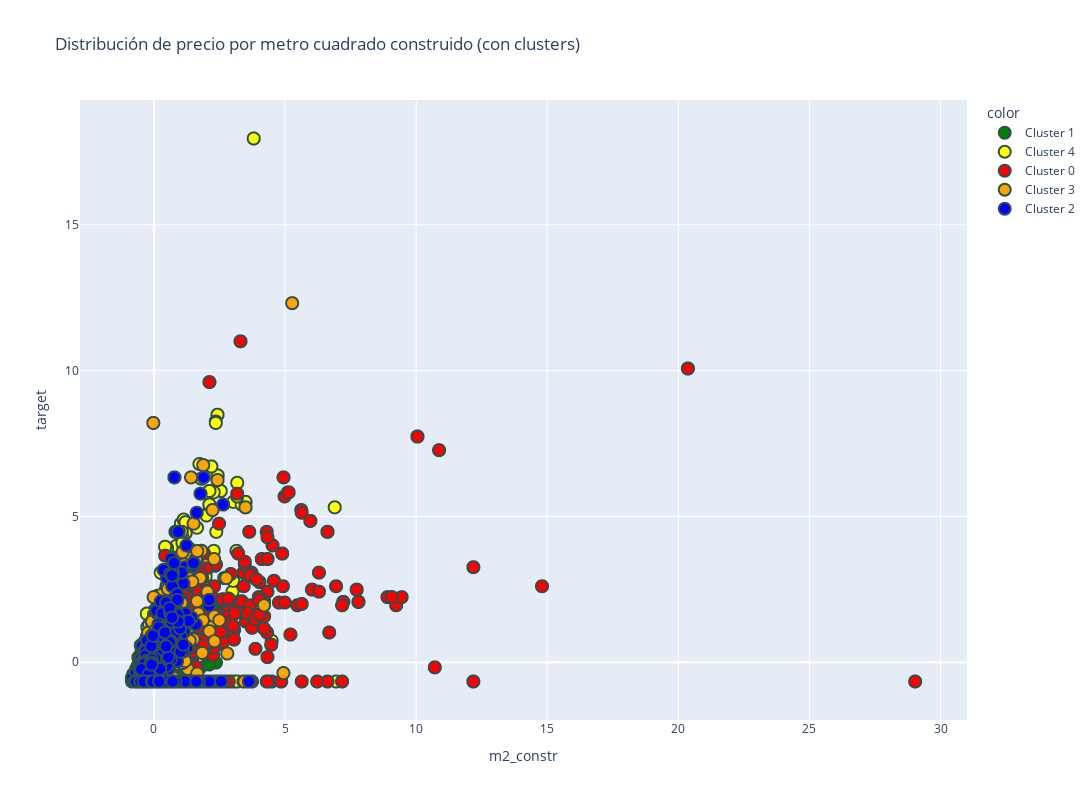

The notebook cell saved with this chart:
### Code cell
k = 5

kmeans = KMeans(n_clusters=k, random_state=42, init="random", n_init="auto")

kmeans.fit(df)

preds = kmeans.predict(df)

cluster_labels = [f"Cluster {p}" for p in preds]
color_map = {"Cluster 0": "red", "Cluster 1": "green", "Cluster 2": "blue", "Cluster 3": "orange", "Cluster 4": "yellow"}

plot_clusters(
    data_frame=df,
    x="m2_constr",
    y="target",
    color=cluster_labels,
    title="Distribución de precio por metro cuadrado construido (con clusters)",
    width=1200,
    height=800,
    color_discrete_map=color_map,
)

### Figure 1 — Plotly figure (JSON) as saved in the notebook; plotly's stock layout.template omitted (floating-point values rounded to 4 significant figures; data arrays with more than 128 entries replaced by an {"elided": "..."} marker saying what was removed)
{"data": [{"hovertemplate": "color=Cluster 1<br>m2_constr=%{x}<br>target=%{y}<extra></extra>", "legendgroup": "Cluster 1", "marker": {"color": "green", "line": {"color": "DarkSlateGrey", "width": 2}, "size": 12, "symbol": "circle"}, "mode": "markers", "name": "Cluster 1", "showlegend": true, "type": "scattergl", "x": {"elided": "3252 float values"}, "xaxis": "x", "y": {"elided": "3252 float values"}, "yaxis": "y"}, {"hovertemplate": "color=Cluster 4<br>m2_constr=%{x}<br>target=%{y}<extra></extra>", "legendgroup": "Cluster 4", "marker": {"color": "yellow", "line": {"color": "DarkSlateGrey", "width": 2}, "size": 12, "symbol": "circle"}, "mode": "markers", "name": "Cluster 4", "showlegend": true, "type": "scattergl", "x": {"elided": "2081 float values"}, "xaxis": "x", "y": {"elided": "2081 float values"}, "yaxis": "y"}, {"hovertemplate": "color=Cluster 0<br>m2_constr=%{x}<br>target=%{y}<extra></extra>", "legendgroup": "Cluster 0", "marker": {"color": "red", "line": {"color": "DarkSlateGrey", "width": 2}, "size": 12, "symbol": "circle"}, "mode": "markers", "name": "Cluster 0", "showlegend": true, "type": "scattergl", "x": {"elided": "1096 float values"}, "xaxis": "x", "y": {"elided": "1096 float values"}, "yaxis": "y"}, {"hovertemplate": "color=Cluster 3<br>m2_constr=%{x}<br>target=%{y}<extra></extra>", "legendgroup": "Cluster 3", "marker": {"color": "orange", "line": {"color": "DarkSlateGrey", "width": 2}, "size": 12, "symbol": "circle"}, "mode": "markers", "name": "Cluster 3", "showlegend": true, "type": "scattergl", "x": {"elided": "1716 float values"}, "xaxis": "x", "y": {"elided": "1716 float values"}, "yaxis": "y"}, {"hovertemplate": "color=Cluster 2<br>m2_constr=%{x}<br>target=%{y}<extra></extra>", "legendgroup": "Cluster 2", "marker": {"color": "blue", "line": {"color": "DarkSlateGrey", "width": 2}, "size": 12, "symbol": "circle"}, "mode": "markers", "name": "Cluster 2", "showlegend": true, "type": "scattergl", "x": {"elided": "1718 float values"}, "xaxis": "x", "y": {"elided": "1718 float values"}, "yaxis": "y"}], "layout": {"height": 800, "legend": {"title": {"text": "color"}, "tracegroupgap": 0}, "title": {"text": "Distribución de precio por metro cuadrado construido (con clusters)"}, "width": 1200, "xaxis": {"anchor": "y", "domain": [0, 1], "title": {"text": "m2_constr"}}, "yaxis": {"anchor": "x", "domain": [0, 1], "title": {"text": "target"}}}}
